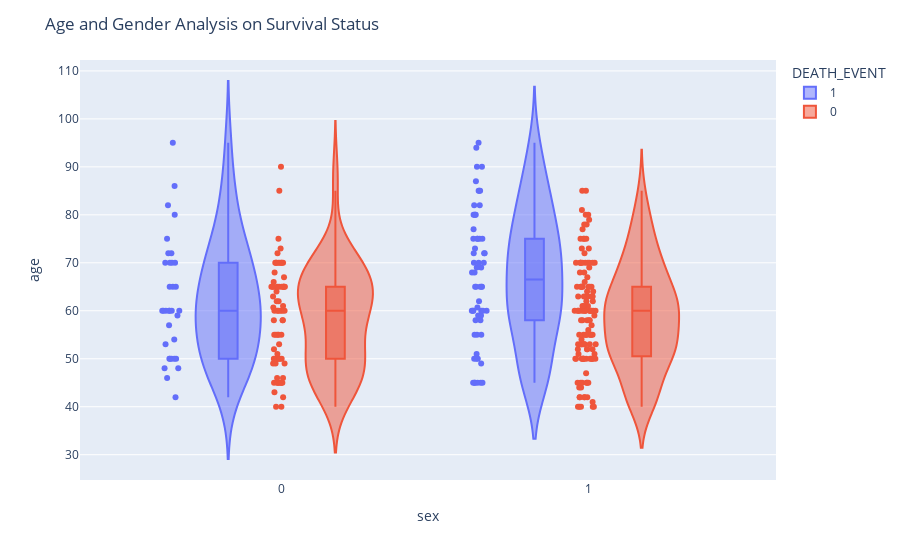

Notebook cell for this chart:
### Markdown cell above
- Survival is high on 40 - 70 years old 
- The spread of Not survival is going through all ages.

### Code cell
fig = px.violin(heart_data, y='age', x='sex', color = 'DEATH_EVENT', box=True, points='all', hover_data=heart_data.columns)
fig.update_layout(
title_text = 'Age and Gender Analysis on Survival Status')
fig.show()

### Figure 1 — Plotly figure (JSON) as saved in the notebook; plotly's stock layout.template omitted (floating-point values rounded to 4 significant figures; data arrays with more than 128 entries replaced by an {"elided": "..."} marker saying what was removed)
{"data": [{"alignmentgroup": "True", "box": {"visible": true}, "customdata": {"elided": "96x13 float values"}, "hovertemplate": "DEATH_EVENT=%{customdata[12]}<br>sex=%{customdata[9]}<br>age=%{customdata[0]}<br>anaemia=%{customdata[1]}<br>creatinine_phosphokinase=%{customdata[2]}<br>diabetes=%{customdata[3]}<br>ejection_fraction=%{customdata[4]}<br>high_blood_pressure=%{customdata[5]}<br>platelets=%{customdata[6]}<br>serum_creatinine=%{customdata[7]}<br>serum_sodium=%{customdata[8]}<br>smoking=%{customdata[10]}<br>time=%{customdata[11]}<extra></extra>", "legendgroup": "1", "marker": {"color": "#636efa"}, "name": "1", "offsetgroup": "1", "orientation": "v", "points": "all", "scalegroup": "True", "showlegend": true, "type": "violin", "x": [1, 1, 1, 1, 0, 1, 1, 1, 0, 1, 1, 1, 1, 1, 1, 1, 1, 0, 0, 0, 1, 0, 1, 0, 1, 1, 1, 1, 1, 0, 1, 1, 1, 0, 0, 1, 0, 1, 0, 1, 1, 1, 1, 0, 1, 0, 0, 0, 0, 1, 1, 1, 1, 0, 1, 1, 0, 1, 0, 1, 1, 1, 1, 0, 0, 1, 0, 1, 0, 0, 1, 0, 1, 1, 1, 0, 0, 1, 0, 1, 1, 1, 1, 1, 1, 0, 0, 1, 1, 0, 0, 1, 0, 1, 1, 1], "x0": " ", "xaxis": "x", "y": [75, 55, 65, 50, 65, 90, 75, 60, 65, 80, 75, 62, 45, 50, 82, 87, 45, 70, 48, 65, 68, 75, 80, 95, 70, 58, 82, 94, 85, 50, 65, 69, 90, 82, 60, 70, 50, 70, 60, 50, 51, 60, 80, 57, 68, 53, 60, 70, 60, 95, 49, 72, 45, 50, 45, 60, 42, 72, 70, 65, 85, 69, 60, 60, 59, 60, 72, 85, 70, 86, 60, 46, 80, 72, 75, 72, 50, 45, 80, 59, 59, 65, 75, 58, 60.67, 50, 60, 45, 77, 48, 54, 73, 60, 55, 65, 55], "y0": " ", "yaxis": "y"}, {"alignmentgroup": "True", "box": {"visible": true}, "customdata": {"elided": "203x13 float values"}, "hovertemplate": "DEATH_EVENT=%{customdata[12]}<br>sex=%{customdata[9]}<br>age=%{customdata[0]}<br>anaemia=%{customdata[1]}<br>creatinine_phosphokinase=%{customdata[2]}<br>diabetes=%{customdata[3]}<br>ejection_fraction=%{customdata[4]}<br>high_blood_pressure=%{customdata[5]}<br>platelets=%{customdata[6]}<br>serum_creatinine=%{customdata[7]}<br>serum_sodium=%{customdata[8]}<br>smoking=%{customdata[10]}<br>time=%{customdata[11]}<extra></extra>", "legendgroup": "0", "marker": {"color": "#EF553B"}, "name": "0", "offsetgroup": "0", "orientation": "v", "points": "all", "scalegroup": "True", "showlegend": true, "type": "violin", "x": {"elided": "203 int values"}, "x0": " ", "xaxis": "x", "y": {"elided": "203 float values"}, "y0": " ", "yaxis": "y"}], "layout": {"legend": {"title": {"text": "DEATH_EVENT"}, "tracegroupgap": 0}, "margin": {"t": 60}, "title": {"text": "Age and Gender Analysis on Survival Status"}, "violinmode": "group", "xaxis": {"anchor": "y", "domain": [0, 1], "title": {"text": "sex"}}, "yaxis": {"anchor": "x", "domain": [0, 1], "title": {"text": "age"}}}}
